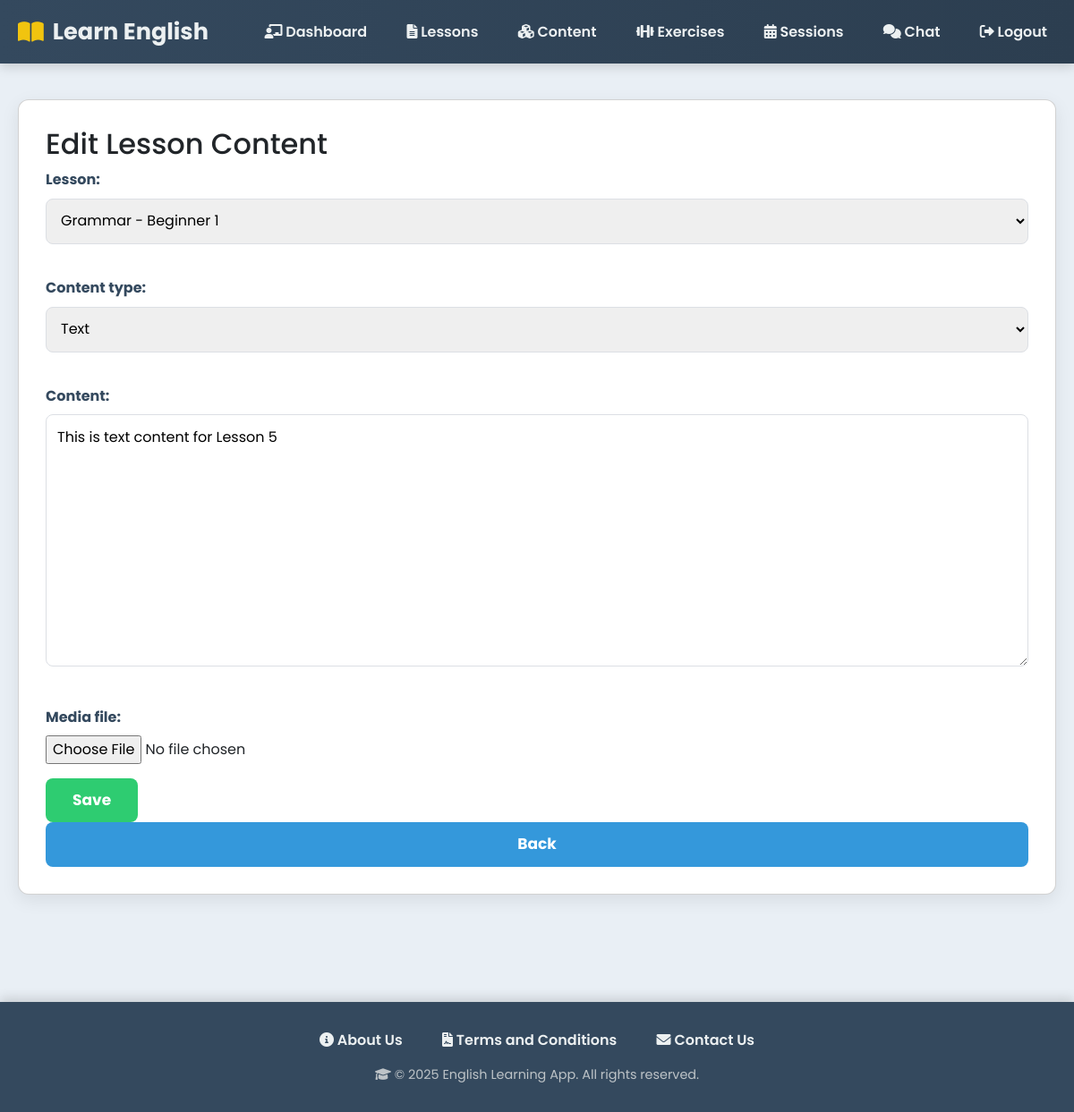
Screenshot of /teacher/contents/5/edit/ (signed in) with the database file from the repository.
### myapp/models.py (models this page shows, shortened)
class LessonContent(models.Model):
    CONTENT_TYPE_CHOICES = (
        ('text', 'Text'),
        ('image', 'Image'),
        ('audio', 'Audio'),
        ('video', 'Video'),
        ('flashcard', 'Flashcard'),
    )
    lesson = models.ForeignKey(Lesson, on_delete=models.CASCADE, related_name='contents')
    content_type = models.CharField(max_length=10, choices=CONTENT_TYPE_CHOICES)
    content = models.TextField(blank=True, null=True)  # For text content or URLs
    media_file = models.FileField(upload_to='lesson_media/', blank=True, null=True)
    created_at = models.DateTimeField(auto_now_add=True)

### myapp/views.py (the view)
# urls.py: path("teacher/contents/<int:pk>/edit/", views.content_update, name="content_update"),
def content_update(request, pk):
    if request.session.get("usertype") != "teacher":
        return redirect("login")
    teacher_id = request.session.get("user_id")
    content = get_object_or_404(LessonContent, pk=pk, lesson__created_by_id=teacher_id)
    if request.method == "POST":
        form = LessonContentForm(request.POST, request.FILES, instance=content)
        if form.is_valid():
            form.save()
            messages.success(request, "Lesson content updated successfully!")
            return redirect("content_list")
    else:
        form = LessonContentForm(instance=content)
    return render(request, "teacher/content_form.html", {"form": form, "title": "Edit Lesson Content"})

### myapp/forms.py
class LessonContentForm(forms.ModelForm):
    class Meta:
        model = LessonContent
        fields = ["lesson", "content_type", "content", "media_file"]

### myapp/models.py (called while the page is built)
    def __str__(self):
        return self.title

### templates/teacher/content_form.html (shortened to what this page needs)
{% extends "base.html" %}
{% block content %}
<div class="card">
  <h2>{{ title }}</h2>
  <form method="POST" enctype="multipart/form-data">
    {{ form.as_p }}
    <button type="submit" class="btn btn-success">Save</button>
  </form>
  <a href="{% url 'content_list' %}" class="btn">Back</a>
</div>
{% endblock %}

### templates/base.html (style rules this page uses)
body { font-family: 'Poppins', 'Segoe UI', Tahoma, Geneva, Verdana, sans-serif; margin: 0; padding: 0; background: #e9eff5; color: #2c3e50; line-height: 1.6; }
.card { background: #ffffff; padding: 30px; margin-bottom: 30px; border-radius: 12px; box-shadow: 0 6px 20px rgba(0,0,0,0.08); }
form label { display: block; margin-bottom: 8px; font-weight: 700; color: #34495e; }
input[type="text"], input[type="email"], input[type="password"], input[type="number"], input[type="datetime-local"], input[type="form-control"], select, textarea { width: 100%; padding: 12px; margin-bottom: 20px; border: 1px solid #dcdfe4; border-radius: 8px; font-size: 16px; box-sizing: border-box; transition: border-color 0.3s, box-shadow 0.3s; }
textarea { min-height: 150px; resize: vertical; }
.btn { display: inline-block; padding: 12px 30px; background: #3498db; color: #fff; border: none; border-radius: 8px; text-decoration: none; cursor: pointer; font-size: 17px; font-weight: 700; transition: background 0.3s, transform 0.2s, box-shadow 0.3s; }
.btn-success { background: #2ecc71; }

### rows the page displays
LessonContent: lesson "Grammar - Beginner 1", content_type "Text", content "This is text content for Lesson 5"

### other values shown
{{ title }} "Edit Lesson Content"
